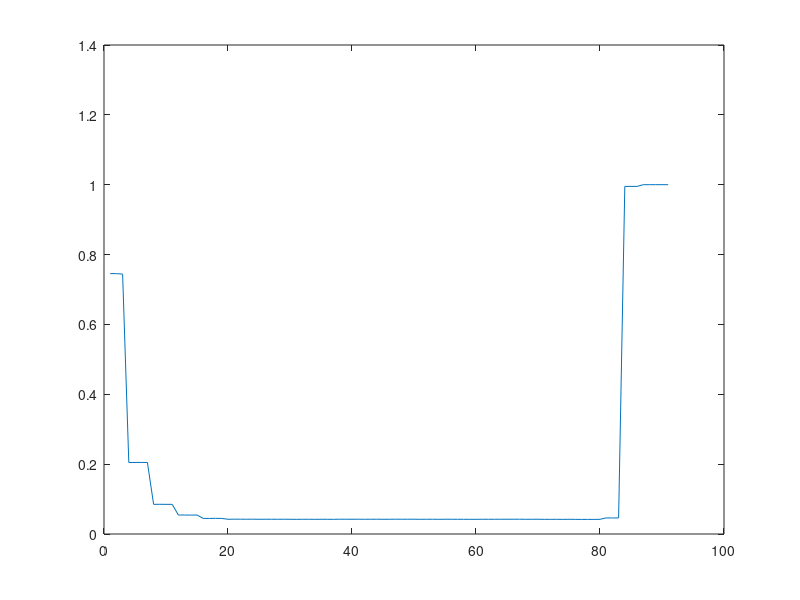

Write MATLAB code to recreate this figure.
clear all
close all

c=[1 0 0 0 2 0 0 -0.1 0 0 0 0 0.01];
M=length(c);
N=80;%length of the equalizer 
lambda=0.09;
ro=0.12;
om=1.1;

%select training sequence length
%p=input('enter training/source sequence length (try 4000) = ');
p=4000;
%set up time vector
time=[1:p];
%set up white, zero-mean, BPSK source
s=sign(rand(size(time))-.5);
s_after_channel=filter(c,[1 zeros(1,12)],s);
sigma_s=1;
%set up r(k)
beta=sqrt(3*lambda*sigma_s*sigma_s);
w=unifrnd(-beta,beta,1,p);
g=sqrt(sigma_s^2*2*ro);
cos_noise=zeros(1,p);
for i=1:p
   cos_noise(i)=g*sin(om*(i-1));
end
r=cos_noise+s_after_channel+w;

cosvec=cos(om*[0:(N-1)])';
V=toeplitz(cosvec);   %interference matrix
C=toeplitz([c,zeros(1,N-1)],[c(1),zeros(1,N-1)]);
f_opt=inv(C'*C+lambda*eye(N)+ro*V)*C';
[mmse,optind]=min(diag(eye(size(C*f_opt))-C*f_opt));
delt=optind-1;
optimum_delay=delt
mmse_w_opt_delay=mmse

F=f_opt(:,optind)';
y=filter(F,[1,zeros(1,34)],r);
y_useful=y(1+delt:p);
delayed_s=s(1:p);
err_total=0;
for i=1:p-delt
    err_total=(y_useful(i)-delayed_s(i))^2+err_total;
end
err_best=err_total/(p-delt);

err_av=zeros(1,M+N-2);
for j=1:M+N-2
    F=f_opt(:,j+1)';
    y=filter(F,[1,zeros(1,N-1)],r);
    y_useful=y(1+j:p);
    delayed_s=s(1:p);
    err_total=0;
    for i=1:p-j
        err_total=(y_useful(i)-delayed_s(i))^2+err_total;
    end
    err_av(j)=err_total/(p-j);
end
figure(1),plot([1:M+N-2],err_av)
count=0;
for j=1:M+N-2
    if err_av(j)<2*err_best
        count=count+1;
    end
end
count
